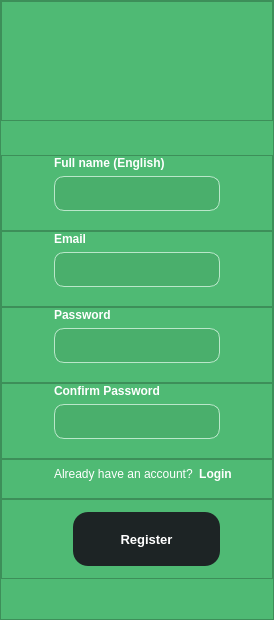
      <widget class="QWidget" name="register_page">
       <layout class="QVBoxLayout" name="verticalLayout_28">
        <property name="spacing">
         <number>0</number>
        </property>
        <property name="leftMargin">
         <number>0</number>
        </property>
        <property name="topMargin">
         <number>0</number>
        </property>
        <property name="rightMargin">
         <number>0</number>
        </property>
        <property name="bottomMargin">
         <number>0</number>
        </property>
        <item>
         <widget class="QFrame" name="registerWrap">
          <property name="styleSheet">
           <string notr="true">background-color: rgb(79, 186, 116);</string>
          </property>
          <property name="frameShape">
           <enum>QFrame::StyledPanel</enum>
          </property>
          <property name="frameShadow">
           <enum>QFrame::Raised</enum>
          </property>
          <property name="lineWidth">
           <number>0</number>
          </property>
          <layout class="QVBoxLayout" name="verticalLayout_31">
           <property name="spacing">
            <number>0</number>
           </property>
           <property name="leftMargin">
            <number>0</number>
           </property>
           <property name="topMargin">
            <number>0</number>
           </property>
           <property name="rightMargin">
            <number>0</number>
           </property>
           <property name="bottomMargin">
            <number>0</number>
           </property>
           <item>
            <widget class="QFrame" name="register_logo">
             <property name="minimumSize">
              <size>
               <width>0</width>
               <height>120</height>
              </size>
             </property>
             <property name="styleSheet">
              <string notr="true">background-image: url(:/images/image/sw_full_logo.svg);
background-repeat: no-repeat;
background-position: center bottom;</string>
             </property>
             <property name="frameShape">
              <enum>QFrame::StyledPanel</enum>
             </property>
             <property name="frameShadow">
              <enum>QFrame::Raised</enum>
             </property>
            </widget>
           </item>
           <item>
            <spacer name="verticalSpacer_7">
             <property name="orientation">
              <enum>Qt::Vertical</enum>
             </property>
             <property name="sizeType">
              <enum>QSizePolicy::Fixed</enum>
             </property>
             <property name="sizeHint" stdset="0">
              <size>
               <width>20</width>
               <height>34</height>
              </size>
             </property>
            </spacer>
           </item>
           <item>
            <widget class="QFrame" name="registerFullNameENFrame">
             <property name="minimumSize">
              <size>
               <width>0</width>
               <height>62</height>
              </size>
             </property>
             <property name="maximumSize">
              <size>
               <width>16777215</width>
               <height>80</height>
              </size>
             </property>
             <property name="frameShape">
              <enum>QFrame::StyledPanel</enum>
             </property>
             <property name="frameShadow">
              <enum>QFrame::Raised</enum>
             </property>
             <layout class="QVBoxLayout" name="verticalLayout_33">
              <property name="spacing">
               <number>6</number>
              </property>
              <property name="leftMargin">
               <number>52</number>
              </property>
              <property name="topMargin">
               <number>0</number>
              </property>
              <property name="rightMargin">
               <number>52</number>
              </property>
              <property name="bottomMargin">
               <number>0</number>
              </property>
              <item>
               <widget class="QLabel" name="registerFullNameENLabel">
                <property name="font">
                 <font>
                  <bold>true</bold>
                 </font>
                </property>
                <property name="styleSheet">
                 <string notr="true">color: rgb(255, 255, 255);</string>
                </property>
                <property name="text">
                 <string>Full name (English)</string>
                </property>
               </widget>
              </item>
              <item>
               <widget class="QLineEdit" name="registerFullNameENLineEdit">
                <property name="minimumSize">
                 <size>
                  <width>0</width>
                  <height>35</height>
                 </size>
                </property>
                <property name="font">
                 <font>
                  <pointsize>12</pointsize>
                 </font>
                </property>
                <property name="styleSheet">
                 <string notr="true">QLineEdit {
    border: 1px solid rgb(186, 231, 202); /* Light gray border */
    color: #ffffff; /* Dark gray text color */
	background-color: rgb(74, 175, 108);
	border-radius: 10px;
	padding-left: 8px;
	padding-top: 2px;
}

QLineEdit:focus {
	border: 1px solid #ffffff;
}

QTextEdit::placeholder {
    color: #999; /* Light gray placeholder text color */
}

QLineEdit::disabled {
    background-color: #eee; /* Lighter gray background for disabled state */
    color: #666; /* Dimmed text color for disabled state */
    border-color: #ddd; /* Lighter gray border for disabled state */
}
</string>
                </property>
                <property name="placeholderText">
                 <string/>
                </property>
               </widget>
              </item>
              <item>
               <widget class="QLabel" name="registerFullNameENError">
                <property name="font">
                 <font>
                  <pointsize>8</pointsize>
                  <bold>false</bold>
                 </font>
                </property>
                <property name="styleSheet">
                 <string notr="true">color: rgb(255, 0, 0);</string>
                </property>
                <property name="text">
                 <string/>
                </property>
               </widget>
              </item>
             </layout>
            </widget>
           </item>
           <item>
            <widget class="QFrame" name="registerEmailFrame">
             <property name="minimumSize">
              <size>
               <width>0</width>
               <height>62</height>
              </size>
             </property>
             <property name="maximumSize">
              <size>
               <width>16777215</width>
               <height>80</height>
              </size>
             </property>
             <property name="frameShape">
              <enum>QFrame::StyledPanel</enum>
             </property>
             <property name="frameShadow">
              <enum>QFrame::Raised</enum>
             </property>
             <layout class="QVBoxLayout" name="verticalLayout_32">
              <property name="spacing">
               <number>6</number>
              </property>
              <property name="leftMargin">
               <number>52</number>
              </property>
              <property name="topMargin">
               <number>0</number>
              </property>
              <property name="rightMargin">
               <number>52</number>
              </property>
              <property name="bottomMargin">
               <number>0</number>
              </property>
              <item>
               <widget class="QLabel" name="registerEmailLabel">
                <property name="font">
                 <font>
                  <bold>true</bold>
                 </font>
                </property>
                <property name="styleSheet">
                 <string notr="true">color: rgb(255, 255, 255);</string>
                </property>
                <property name="text">
                 <string>Email</string>
                </property>
               </widget>
              </item>
              <item>
               <widget class="QLineEdit" name="registerEmailLineEdit">
                <property name="minimumSize">
                 <size>
                  <width>0</width>
                  <height>35</height>
                 </size>
                </property>
                <property name="font">
                 <font>
                  <pointsize>12</pointsize>
                 </font>
                </property>
                <property name="styleSheet">
                 <string notr="true">QLineEdit {
    border: 1px solid rgb(186, 231, 202); /* Light gray border */
    color: #ffffff; /* Dark gray text color */
	background-color: rgb(74, 175, 108);
	border-radius: 10px;
	padding-left: 8px;
	padding-top: 2px;
}

QLineEdit:focus {
	border: 1px solid #ffffff;
}

QTextEdit::placeholder {
    color: #999; /* Light gray placeholder text color */
}

QLineEdit::disabled {
    background-color: #eee; /* Lighter gray background for disabled state */
    color: #666; /* Dimmed text color for disabled state */
    border-color: #ddd; /* Lighter gray border for disabled state */
}
</string>
                </property>
               </widget>
              </item>
              <item>
               <widget class="QLabel" name="registerEmailError">
                <property name="font">
                 <font>
                  <pointsize>8</pointsize>
                  <bold>false</bold>
                 </font>
                </property>
                <property name="styleSheet">
                 <string notr="true">color: rgb(255, 0, 0);</string>
                </property>
                <property name="text">
                 <string/>
                </property>
               </widget>
              </item>
             </layout>
            </widget>
           </item>
           <item>
            <widget class="QFrame" name="registerPasswordFrame">
             <property name="minimumSize">
              <size>
               <width>0</width>
               <height>62</height>
              </size>
             </property>
             <property name="maximumSize">
              <size>
               <width>16777215</width>
               <height>80</height>
              </size>
             </property>
             <property name="frameShape">
              <enum>QFrame::StyledPanel</enum>
             </property>
             <property name="frameShadow">
              <enum>QFrame::Raised</enum>
             </property>
             <layout class="QVBoxLayout" name="verticalLayout_39">
              <property name="spacing">
               <number>6</number>
              </property>
              <property name="leftMargin">
               <number>52</number>
              </property>
              <property name="topMargin">
               <number>0</number>
              </property>
              <property name="rightMargin">
               <number>52</number>
              </property>
              <property name="bottomMargin">
               <number>0</number>
              </property>
              <item>
               <widget class="QLabel" name="registerPasswordLabel">
                <property name="font">
                 <font>
                  <bold>true</bold>
                 </font>
                </property>
                <property name="styleSheet">
                 <string notr="true">color: rgb(255, 255, 255);</string>
                </property>
                <property name="text">
                 <string>Password</string>
                </property>
               </widget>
              </item>
              <item>
               <widget class="QLineEdit" name="registerPasswordLineEdit">
                <property name="minimumSize">
                 <size>
                  <width>0</width>
                  <height>35</height>
                 </size>
                </property>
                <property name="font">
                 <font>
                  <pointsize>12</pointsize>
                 </font>
                </property>
                <property name="styleSheet">
                 <string notr="true">QLineEdit {
    border: 1px solid rgb(186, 231, 202); /* Light gray border */
    color: #ffffff; /* Dark gray text color */
	background-color: rgb(74, 175, 108);
	border-radius: 10px;
	padding-left: 8px;
	padding-top: 2px;
}

QLineEdit:focus {
	border: 1px solid #ffffff;
}

QTextEdit::placeholder {
    color: #999; /* Light gray placeholder text color */
}

QLineEdit::disabled {
    background-color: #eee; /* Lighter gray background for disabled state */
    color: #666; /* Dimmed text color for disabled state */
    border-color: #ddd; /* Lighter gray border for disabled state */
}
</string>
                </property>
                <property name="echoMode">
                 <enum>QLineEdit::Password</enum>
                </property>
               </widget>
              </item>
              <item>
               <widget class="QLabel" name="registerPasswordError">
                <property name="font">
                 <font>
                  <pointsize>8</pointsize>
                  <bold>false</bold>
                 </font>
                </property>
                <property name="styleSheet">
                 <string notr="true">color: rgb(255, 0, 0);</string>
                </property>
                <property name="text">
                 <string/>
                </property>
               </widget>
              </item>
             </layout>
            </widget>
           </item>
           <item>
            <widget class="QFrame" name="registerConfirmPasswordFrame">
             <property name="minimumSize">
              <size>
               <width>0</width>
               <height>62</height>
              </size>
             </property>
             <property name="maximumSize">
              <size>
               <width>16777215</width>
               <height>80</height>
              </size>
             </property>
             <property name="frameShape">
              <enum>QFrame::StyledPanel</enum>
             </property>
             <property name="frameShadow">
              <enum>QFrame::Raised</enum>
             </property>
             <layout class="QVBoxLayout" name="verticalLayout_53">
              <property name="spacing">
               <number>6</number>
              </property>
              <property name="leftMargin">
               <number>52</number>
              </property>
              <property name="topMargin">
               <number>0</number>
              </property>
              <property name="rightMargin">
               <number>52</number>
              </property>
              <property name="bottomMargin">
               <number>0</number>
              </property>
              <item>
               <widget class="QLabel" name="registerConfirmPasswordLabel">
                <property name="font">
                 <font>
                  <bold>true</bold>
                 </font>
                </property>
                <property name="styleSheet">
                 <string notr="true">color: rgb(255, 255, 255);</string>
                </property>
                <property name="text">
                 <string>Confirm Password</string>
                </property>
               </widget>
              </item>
              <item>
               <widget class="QLineEdit" name="registerConfirmPasswordLineEdit">
                <property name="minimumSize">
                 <size>
                  <width>0</width>
                  <height>35</height>
                 </size>
                </property>
                <property name="font">
                 <font>
                  <pointsize>12</pointsize>
                 </font>
                </property>
                <property name="styleSheet">
                 <string notr="true">QLineEdit {
    border: 1px solid rgb(186, 231, 202); /* Light gray border */
    color: #ffffff; /* Dark gray text color */
	background-color: rgb(74, 175, 108);
	border-radius: 10px;
	padding-left: 8px;
	padding-top: 2px;
}

QLineEdit:focus {
	border: 1px solid #ffffff;
}

QTextEdit::placeholder {
    color: #999; /* Light gray placeholder text color */
}

QLineEdit::disabled {
    background-color: #eee; /* Lighter gray background for disabled state */
    color: #666; /* Dimmed text color for disabled state */
    border-color: #ddd; /* Lighter gray border for disabled state */
}
</string>
                </property>
                <property name="echoMode">
                 <enum>QLineEdit::Password</enum>
                </property>
               </widget>
              </item>
              <item>
               <widget class="QLabel" name="registerConfirmPasswordError">
                <property name="font">
                 <font>
                  <pointsize>8</pointsize>
                  <bold>false</bold>
                 </font>
                </property>
                <property name="styleSheet">
                 <string notr="true">color: rgb(255, 0, 0);</string>
                </property>
                <property name="text">
                 <string/>
                </property>
               </widget>
              </item>
             </layout>
            </widget>
           </item>
           <item>
            <widget class="QFrame" name="registerRedirectFrame">
             <property name="minimumSize">
              <size>
               <width>0</width>
               <height>40</height>
              </size>
             </property>
             <property name="maximumSize">
              <size>
               <width>16777215</width>
               <height>40</height>
              </size>
             </property>
             <property name="frameShape">
              <enum>QFrame::StyledPanel</enum>
             </property>
             <property name="frameShadow">
              <enum>QFrame::Raised</enum>
             </property>
             <layout class="QHBoxLayout" name="horizontalLayout_14">
              <property name="spacing">
               <number>6</number>
              </property>
              <property name="leftMargin">
               <number>52</number>
              </property>
              <property name="topMargin">
               <number>0</number>
              </property>
              <property name="rightMargin">
               <number>0</number>
              </property>
              <property name="bottomMargin">
               <number>10</number>
              </property>
              <item>
               <widget class="QLabel" name="label_18">
                <property name="maximumSize">
                 <size>
                  <width>140</width>
                  <height>16777215</height>
                 </size>
                </property>
                <property name="font">
                 <font>
                  <bold>false</bold>
                 </font>
                </property>
                <property name="styleSheet">
                 <string notr="true">color: rgb(255, 255, 255);</string>
                </property>
                <property name="text">
                 <string>Already have an account?</string>
                </property>
               </widget>
              </item>
              <item>
               <widget class="QPushButton" name="redirectToLoginButton">
                <property name="minimumSize">
                 <size>
                  <width>20</width>
                  <height>0</height>
                 </size>
                </property>
                <property name="maximumSize">
                 <size>
                  <width>50</width>
                  <height>16777215</height>
                 </size>
                </property>
                <property name="font">
                 <font>
                  <bold>true</bold>
                 </font>
                </property>
                <property name="cursor">
                 <cursorShape>PointingHandCursor</cursorShape>
                </property>
                <property name="styleSheet">
                 <string notr="true">color: rgb(255, 255, 255);
border: none;</string>
                </property>
                <property name="text">
                 <string>Login</string>
                </property>
               </widget>
              </item>
              <item>
               <spacer name="horizontalSpacer_7">
                <property name="orientation">
                 <enum>Qt::Horizontal</enum>
                </property>
                <property name="sizeHint" stdset="0">
                 <size>
                  <width>40</width>
                  <height>20</height>
                 </size>
                </property>
               </spacer>
              </item>
             </layout>
            </widget>
           </item>
           <item>
            <widget class="QFrame" name="registerButtonFrame">
             <property name="minimumSize">
              <size>
               <width>0</width>
               <height>80</height>
              </size>
             </property>
             <property name="maximumSize">
              <size>
               <width>16777215</width>
               <height>16777215</height>
              </size>
             </property>
             <property name="frameShape">
              <enum>QFrame::StyledPanel</enum>
             </property>
             <property name="frameShadow">
              <enum>QFrame::Raised</enum>
             </property>
             <layout class="QVBoxLayout" name="verticalLayout_45">
              <property name="spacing">
               <number>6</number>
              </property>
              <property name="leftMargin">
               <number>71</number>
              </property>
              <property name="topMargin">
               <number>0</number>
              </property>
              <property name="rightMargin">
               <number>52</number>
              </property>
              <property name="bottomMargin">
               <number>0</number>
              </property>
              <item>
               <widget class="QPushButton" name="registerButton">
                <property name="minimumSize">
                 <size>
                  <width>0</width>
                  <height>54</height>
                 </size>
                </property>
                <property name="maximumSize">
                 <size>
                  <width>252</width>
                  <height>16777215</height>
                 </size>
                </property>
                <property name="font">
                 <font>
                  <pointsize>10</pointsize>
                  <bold>true</bold>
                 </font>
                </property>
                <property name="cursor">
                 <cursorShape>PointingHandCursor</cursorShape>
                </property>
                <property name="styleSheet">
                 <string notr="true">color: rgb(255, 255, 255);
background-color: rgb(29, 36, 37);
border-radius: 15px</string>
                </property>
                <property name="text">
                 <string>Register</string>
                </property>
               </widget>
              </item>
             </layout>
            </widget>
           </item>
           <item>
            <spacer name="verticalSpacer_8">
             <property name="orientation">
              <enum>Qt::Vertical</enum>
             </property>
             <property name="sizeHint" stdset="0">
              <size>
               <width>20</width>
               <height>40</height>
              </size>
             </property>
            </spacer>
           </item>
          </layout>
         </widget>
        </item>
       </layout>
      </widget>
